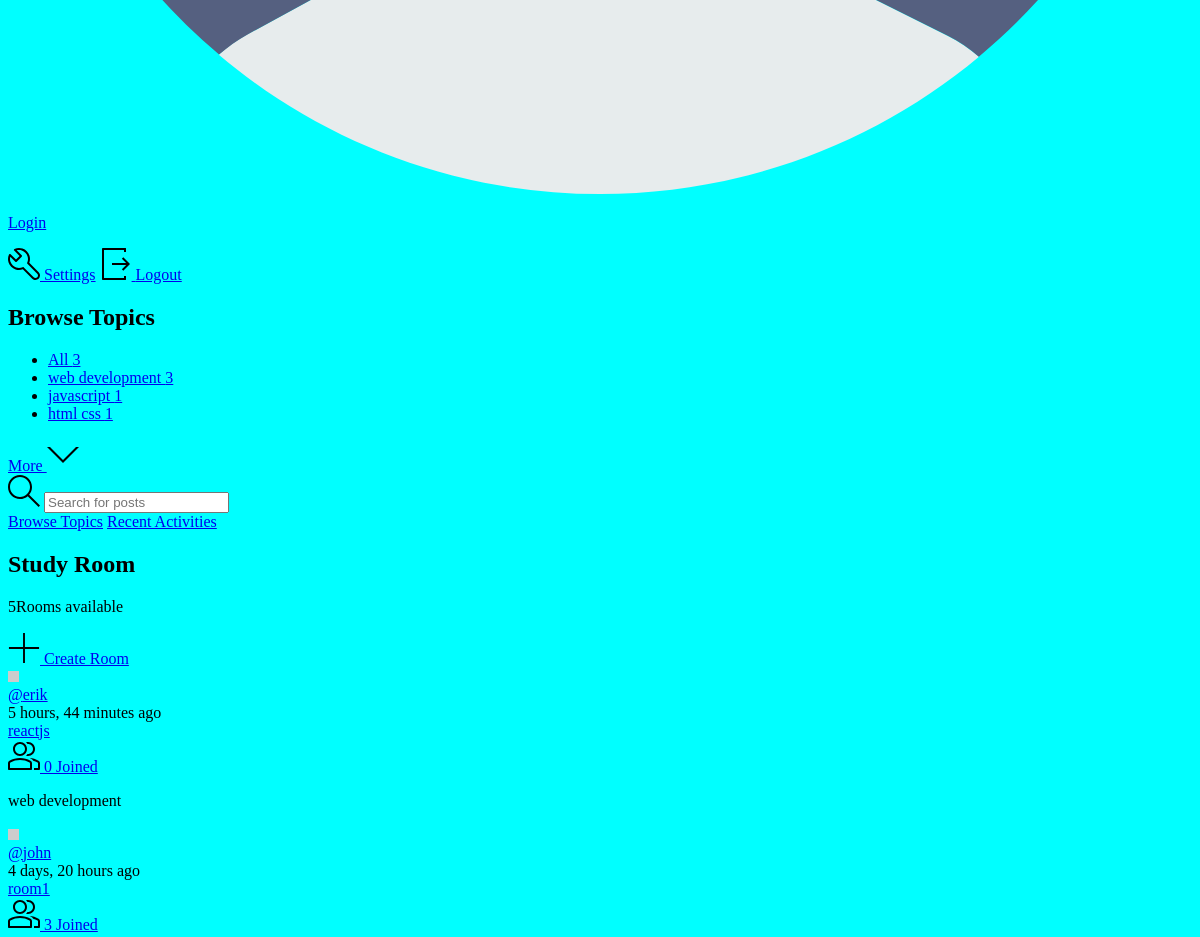
Before: / (middle part) with the older database file.
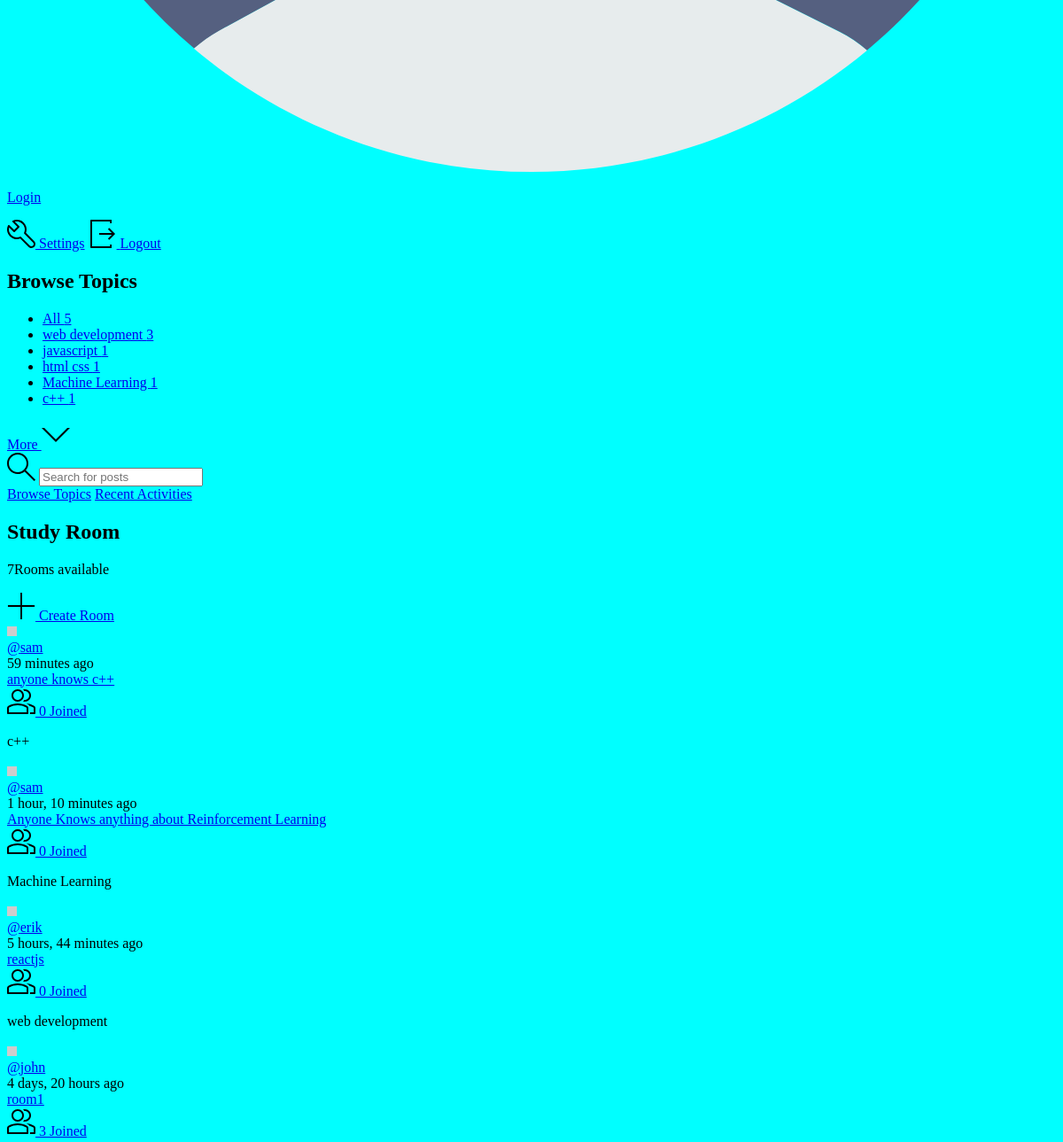
After: the same page with the newer database file.
### base/models.py (models this page shows, shortened)
class Topic(models.Model):
    name=models.CharField(max_length = 200)

class Room(models.Model):
    host=models.ForeignKey(User, on_delete=models.SET_NULL,null=True)
    topic =models.ForeignKey(Topic, on_delete=models.SET_NULL,null=True)
    name = models.CharField(max_length = 200)
    description = models.TextField(null=True, blank=True)
    participants = models.ManyToManyField(User, related_name='participants',blank=True)
    updated = models.DateTimeField(auto_now = True)
    created = models.DateTimeField(auto_now_add = True)
    class Meta:
        ordering = ['-updated','-created']
    def __str__(self):
        return self.name

### base/views.py (the view)
# urls.py: path("",views.home,name='home'),
def home(request):
    q = request.GET.get('q') if request.GET.get('q') != None else ''
    rooms = Room.objects.filter(
     Q(topic__name__icontains = q)|
     Q(name__icontains=q)|Q(description__icontains=q))
    topic = Topic.objects.all()
    room_count = rooms.count()
    room_messages = Message.objects.filter(Q(room__topic__name__icontains=q))
    context = {'rooms':rooms,'topics':topic,'room_count':room_count,'room_messages':room_messages}
    return render(request,'base/home.html',context)

### base/templates/base/home.html (shortened to what this page needs)
{% extends 'main.html' %} {% block content %}
<main class="layout layout--3">
  <div class="container">
    {% include 'base/topics_component.html' %}
    <div class="roomList">
      <div class="mobile-menu">
        <form class="header__search">
          <label>
            <input placeholder="Search for posts" />
          </label>
        </form>
        <div class="mobile-menuItems">
          <a class="btn btn--main btn--pill" href="#">Browse Topics</a>
          <a class="btn btn--main btn--pill" href="#">Recent Activities</a>
        </div>
      </div>
      <div class="roomList__header">
        <div>
          <h2>Study Room</h2>
          <p>{{room_count}}Rooms available</p>
        </div>
        <a class="btn btn--main" href="/create-room">
          <svg
            version="1.1"
            xmlns="http://www.w3.org/2000/svg"
            width="32"
            height="32"
            viewBox="0 0 32 32"
          >
            <title>add</title>
            <path
              d="M16.943 0.943h-1.885v14.115h-14.115v1.885h14.115v14.115h1.885v-14.115h14.115v-1.885h-14.115v-14.115z"
            ></path>
          </svg>
          Create Room
        </a>
      </div>
      {% include 'base/feed_component.html' %}
    </div>
  </div>
</main>
{% endblock content%}

### base/templates/base/topics_component.html
<div class="topics">
  <div class="topics__header">
    <h2>Browse Topics</h2>
  </div>
  <ul class="topics__list">
    <li>
      <a href="/" class="active">All <span>{{topics.count}}</span></a>
    </li>
    {% for topic in topics %}
    <li>
      <a href="/?q={{topic.name}}"
        >{{topic.name}} <span>{{topic.room_set.all.count}}</span></a
      >
    </li>
    {% endfor %}
  </ul>
  <a class="btn btn--link" href="topics.html">
    More
    <svg
      version="1.1"
      xmlns="http://www.w3.org/2000/svg"
      width="32"
      height="32"
      viewBox="0 0 32 32"
    >
      <title>chevron-down</title>
      <path d="M16 21l-13-13h-3l16 16 16-16h-3l-13 13z"></path>
    </svg>
  </a>
</div>

### base/templates/base/feed_component.html (shortened to what this page needs)
{% for room in rooms %}
<div class="roomListRoom">
  <div class="roomListRoom__header">
    <a href="/profile/{{room.host.id}}" class="roomListRoom__author">
      <div class="avatar avatar--small">
        <img src="https://randomuser.me/api/portraits/women/11.jpg" />
      </div>
      <span>@{{room.host.username}}</span>
    </a>
    <div class="roomListRoom__actions">
      <span>{{room.created|timesince}} ago</span>
    </div>
  </div>
  <div class="roomListRoom__content">
    <a href="/room/{{room.id}}">{{room.name}}</a>
  </div>
  <div class="roomListRoom__meta">
    <a href="/room/{{room.id}}" class="roomListRoom__joined">
      {{room.participants.all.count}} Joined
    </a>
    <p class="roomListRoom__topic">{{room.topic.name}}</p>
  </div>
</div>
{%endfor%}

Changed rows visible on the page:
added Topic: name "Machine Learning", room_set.all.count "1"
added Topic: name "c++", room_set.all.count "1"
added Room: host.username "sam", created "59 minutes", name "anyone knows c++", participants.all.count "0", topic.name "c++"
added Room: host.username "sam", created "1 hour, 10 minutes", name "Anyone Knows anything about Reinforcement Learning", participants.all.count "0", topic.name "Machine Learning"
Other visible differences:
{{ topics.count }}: "3" → "5"
{{ room_count }}: "5" → "7"
